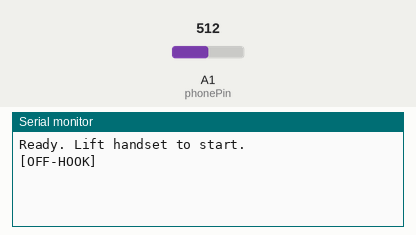
Recording of a sketch running on a simulated Arduino Uno, built with avr-gcc and run on an emulated ATmega328P. On the bench: the last lines printed to the serial monitor. The test bench sets the inputs (shaded band); at power-on: A1 (phonePin) = 512.

Above: at 1.2 s.
1.3 s: A1 (phonePin) set to 490
At 2.7 s:
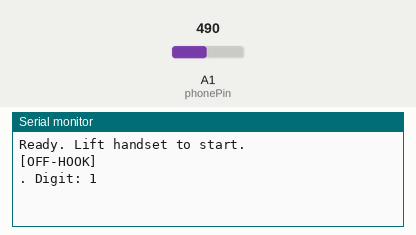
3.2 s: A1 (phonePin) set to 90
At 3.9 s:
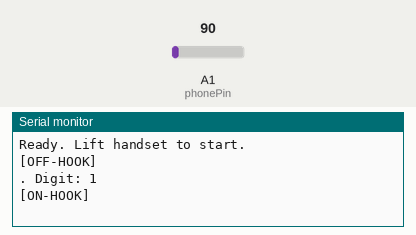

Measured:
- after the input at 1.3 s, the serial monitor: prints a new line at once (image 1)
- after the input at 3.2 s, the serial monitor: prints a new line at once (image 2)

The sketch:

20260120-intercom-read-onOff-hook.ino
```cpp
const int phonePin = A1;

// thresholds based on your measurement
const int ON_HOOK_LIMIT = 100;   // Near 0
const int OFF_HOOK_LEVEL = 400;  // Your measured Off-Hook
const int PULSE_THRESHOLD = 500; // The "midway" point to detect a break

int pulseCount = 0;
bool isOffHook = false;
bool inPulse = false;
unsigned long lastPulseTime = 0;
const int timeout = 400; // If no pulse for 400ms, dialing is done

void setup() {
  Serial.begin(9600);
  Serial.println("Ready. Lift handset to start.");
}

void loop() {
  int val = analogRead(phonePin);

  // 1. Hook State Detection
  if (val > (OFF_HOOK_LEVEL - 100)) {
    if (!isOffHook) {
      isOffHook = true;
      Serial.println("\n[OFF-HOOK]");
    }
  } else if (val < ON_HOOK_LIMIT) {
    if (isOffHook && pulseCount == 0) { // Only hang up if not currently dialing
      isOffHook = false;
      Serial.println("\n[ON-HOOK]");
    }
  }

  // 2. Pulse Detection (Only runs if handset is lifted)
  if (isOffHook) {
    // When dialing, the voltage drops from 780 towards 0 (the break)
    if (val < PULSE_THRESHOLD && !inPulse) {
      inPulse = true;
      pulseCount++;
      lastPulseTime = millis();
      Serial.print("."); // This is the dot you are seeing
    }
    // Return to "Off-Hook" level ends the pulse
    else if (val > PULSE_THRESHOLD && inPulse) {
      inPulse = false;
    }
  }

  // 3. Digit Finalizer (The fix for the "only dots" problem)
  if (pulseCount > 0 && (millis() - lastPulseTime > timeout)) {
    int digit = (pulseCount == 10) ? 0 : pulseCount;
    Serial.print(" Digit: ");
    Serial.println(digit);

    pulseCount = 0; // Reset for next digit
  }
}
```
